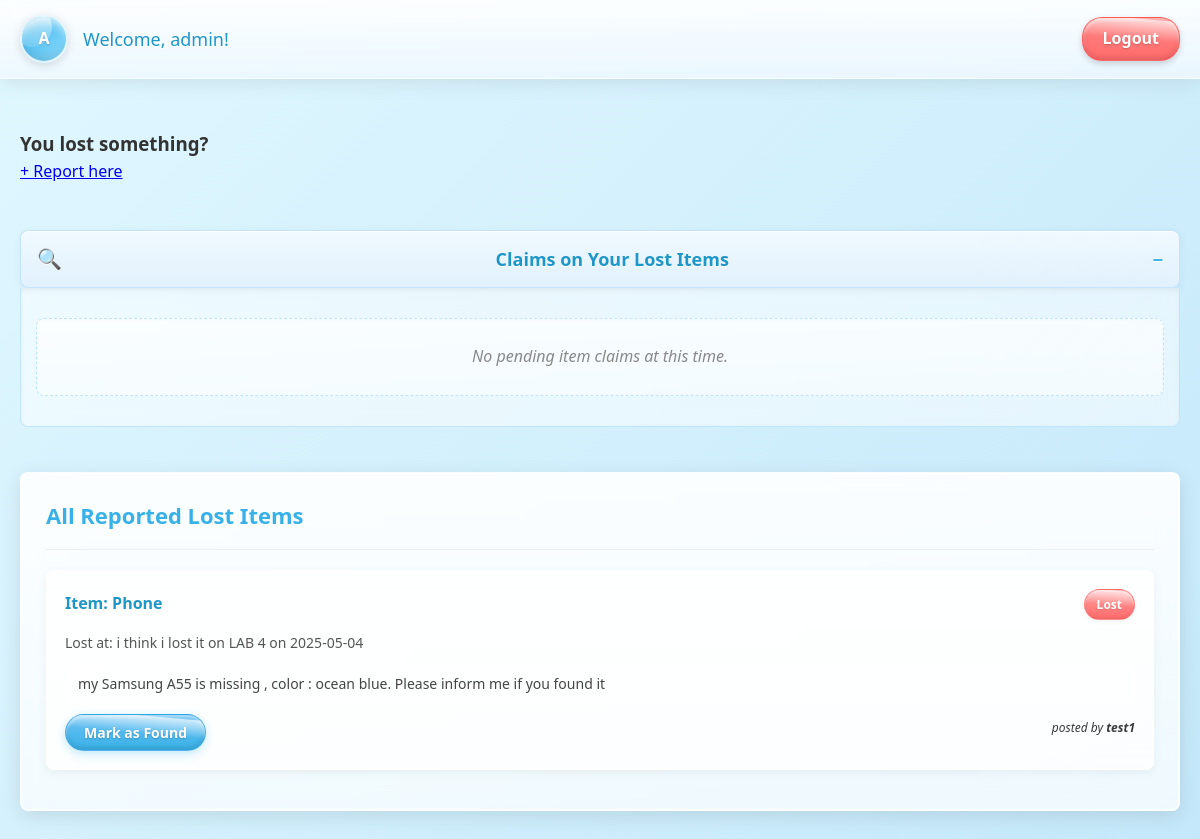
Page /dashboard.php (signed in) on the committed database.
### tables this page shows
CREATE TABLE `lost_items` (
  `item_id` int(11) NOT NULL,
  `user_id` int(11) NOT NULL,
  `item_name` varchar(100) NOT NULL,
  `description` text DEFAULT NULL,
  `location_lost` varchar(255) DEFAULT NULL,
  `date_lost` date DEFAULT current_timestamp(),
  `status` enum('lost','found','closed') DEFAULT 'lost'
);

CREATE TABLE `users` (
  `user_id` int(11) NOT NULL,
  `name` varchar(100) NOT NULL,
  `email` varchar(100) NOT NULL,
  `password` varchar(255) NOT NULL,
  `role` enum('student','admin') DEFAULT 'student',
  `banned` int(1) DEFAULT 0
);

### classes/FoundItem.php (called while the page is built, shortened)
<?php
require_once __DIR__ . '/../config/database.php';
class FoundItem {
    private $conn;
    public function __construct() {
        $db = new Database();
        $this->conn = $db->connect();
    }
    public function getIncomingClaims($ownerId) {
        $sql = "
      SELECT
        f.found_id,
        f.matched_item_id,
        f.status,
        u.name          AS finder_name,
        u.email         AS finder_email,
        f.location_found,
        f.description,
        l.item_name
      FROM found_items AS f
      JOIN lost_items  AS l ON f.matched_item_id    = l.item_id
      JOIN users       AS u ON f.user_id    = u.user_id
      WHERE l.user_id = ?
        AND (f.status  = 'pending' OR f.status='found')
      ORDER BY f.found_id DESC
    ";
        $stmt = $this->conn->prepare($sql);
        $stmt->bind_param("i", $ownerId);
        $stmt->execute();
        return $stmt->get_result();
    }
}

### config/database.php (called while the page is built, shortened)
<?php
class Database {
    private $host = "localhost";
    private $username = "root";
    private $password = "";
    private $database = "LostAndFound";
    public function connect() {
        $this->conn = new mysqli(
            $this->host,
            $this->username,
            $this->password,
            $this->database
        );
        return $this->conn;
    }
}
?>

### classes/LostItem.php (called while the page is built, shortened)
<?php
require_once __DIR__ . '/../config/database.php';
class LostItem {
    private $conn;
    public function __construct() {
        $db = new Database();
        $this->conn = $db->connect();
    }
    public function getAllOpenItems() {
        $stmt = $this->conn->prepare("SELECT lost_items.*, users.name
FROM lost_items
JOIN users
ON lost_items.user_id = users.user_id
WHERE lost_items.status = 'lost'
ORDER BY lost_items.date_lost DESC;
");
        $stmt->execute();
        return $stmt->get_result();
    }
}

### public/dashboard.php (the view, shortened to what this page needs)
<?php
require_once __DIR__ . '/../classes/LostItem.php';
require_once __DIR__ . '/../classes/FoundItem.php';
$name = $_SESSION['name'];
$lostItem = new LostItem();
$foundItem = new FoundItem();
$allLostItems = $lostItem->getAllOpenItems();
$incoming = $foundItem->getIncomingClaims($_SESSION['user_id']);
?>
<!DOCTYPE html>
<html>
<head>
    <link rel="stylesheet" href="../assets/css/styles.css">
</head>
<body>
<header>
        <div class="header-content">
            <div class="user-info">
                <div class="user-avatar"><?php echo strtoupper(substr($name, 0, 1)); ?></div>
                <span class="user-name">Welcome, <?php echo htmlspecialchars($name); ?>!</span>
            </div>
            <a href="logout.php" class="logout-btn">Logout</a>
        </div>
    </header>
   <div id="main-content">
    <h3>You lost something?</h3>
    <a href="post_lost.php">+ Report here</a><br><br>
   <h3 class="collapsible-header" onclick="toggleSection('lostItemsList')" title="expand or collapse">
    Claims on Your Lost Items
    <span class="toggle-icon" id="lostItemsListToggle">−</span>
</h3>
<div id="lostItemsList" class="card">
    <ul class="item-list">
        <?php if ($incoming->num_rows == 0): ?>
            <div class="empty-state">
                No pending item claims at this time.
            </div>
        <?php endif; ?>
    </ul>
</div>
<br>
    <div class="card">
                <div class="card-header">
                    <h2 class="card-title">All Reported Lost Items</h2>
                </div>
                <ul class="item-list">
                    <?php if ($allLostItems->num_rows > 0): ?>
                        <?php while ($item = $allLostItems->fetch_assoc()): ?>
                            <li class="item-card">
                            <div class="item-header">
    <div class="item-name">
        <strong>Item:</strong> <?php echo htmlspecialchars($item['item_name']); ?>
    </div>
    <div class="item-status
        <?php if ($item['status'] === 'lost'): ?>status-lost
        <?php elseif ($item['status'] === 'pending'): ?>status-pending
        <?php elseif ($item['status'] === 'found'): ?>status-found
        <?php else: ?>status-rejected<?php endif; ?>">
        <?php
            if ($item['status'] === 'pending') {
                echo 'Pending Confirmation';
            } else {
                echo ucfirst($item['status']);
            }
        ?>
    </div>
</div>
                                <div class="item-details">
                                    Lost at: <?php echo htmlspecialchars($item['location_lost']); ?>
                                    on <?php echo htmlspecialchars($item['date_lost']); ?>
                                </div>
                                <div class="item-description">
                                    <?php echo htmlspecialchars($item['description']); ?>
                                </div>
                                <?php if ($item['status'] === 'lost'): ?>
                                    <button
                                        type="button"
                                        class="action-btn open-popup-btn"
                                        data-item-id="<?php echo $item['item_id']; ?>"
                                        onclick="openPopup(this)">
                                        Mark as Found
                                    </button>
                                    <div style="float:right;"><span style="font-size: 12px;font-style:italic;">posted by <strong><?php echo htmlspecialchars($item['name']); ?></strong></span>
                                <?php endif; ?>
                            </li>
                        <?php endwhile; ?>
                    <?php else: ?>
                        <div class="empty-state">
                            <p>There are no lost items reported in the system.</p>
                        </div>
                    <?php endif; ?>
                </ul>
</div>
</body>
</html>

### rows in the picture
lost_items: item_name "Phone", status "Lost", location_lost "i think i lost it on LAB 4", date_lost "2025-05-04", description "my Samsung A55 is missing , color : ocean blue. Please inform me if you found it", user.name "test1"

### other values in the picture
substr($name, 0, 1) "A"
$name "admin"
